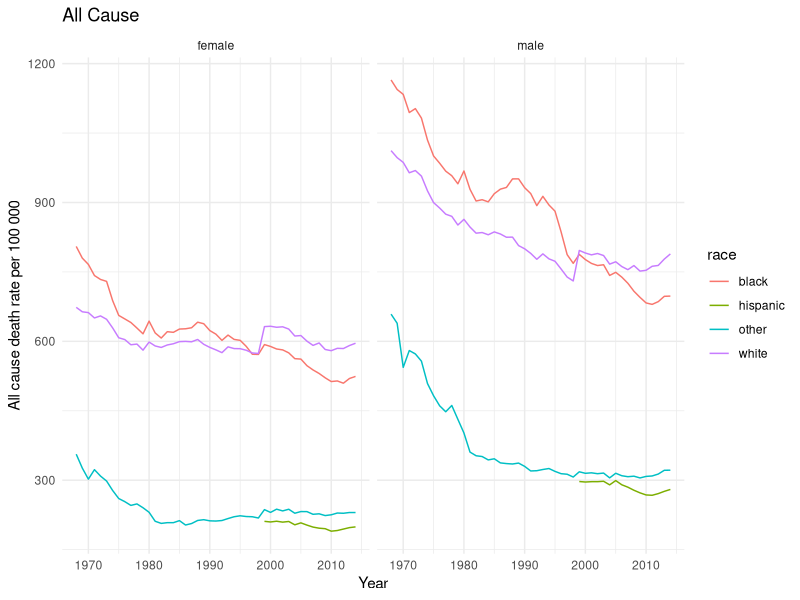

This figure's R source: (Note: this script raises an error after producing the figure.)
# USA Fall in violence paper

# The aim of this session is to produce various figures which show how mortality rates due to assault/homicide 
# have varied with age, sex, and ethnicity over time in the USA. THe aim of doing this is to produce some a series 
# of figures which show the trends for as long a period as possible. In particular it is important to see if the trends 
#  follow those observed more generally about convergence between Blacks and Non-Blacks in age specific mortality rates 




# Load packages -----------------------------------------------------------

rm(list=ls())

require(readr)
require(plyr)
require(tidyr)
require(dplyr)
require(stringr)
require(car)

require(ggplot2)
require(lattice)
require(latticeExtra)
require(RColorBrewer)
require(grid)




# Analyses of long-term trends using ICD8-10 ------------------------------


icd_8cat <- read_csv("data/tidied/icd_8_to_10_8fold.csv", col_types = "ciccccdd")

icd_8cat <- icd_8cat %>% mutate(
  age = factor(
    age, 
    levels = c(
      "< 1", "1-4", "5-9", "10-14", "15-19", "20-24", "25-34", "35-44", 
      "45-54", "55-64", "64-74", "75-84"
               ),
    ordered = T
    )
  )

# dd at end works but ii doesn't, implying some non-integer values for death/population counts


# To dos - 
# 1) All cause mortality, overall and by race + sex
# 2) external mortality, overall and by race + sex
# 3) black/white ratio in all cause mortality 
# 4) black/white ratio in external mortality 
# 5) vehicle mortality trends, overall and by race + sex
# 6) assault mortality trends, overall and by race + sex
# 


# 1) All cause mortality, overall and by race + sex

icd_8cat %>% 
  filter(cause == "all_cause") %>% 
  select(-cause) %>% 
  group_by(icd_class, year, sex, race) %>% 
  summarise(
    death_count = sum(death_count), 
    population_count = sum(population_count)
            ) %>% 
  mutate(death_rate = 100000 * death_count / population_count) %>% 
  ggplot(.) +
  geom_line(aes(x = year, y = death_rate, group = race, colour = race)) + 
  facet_wrap(~ sex) + 
  labs(x = "Year", y = "All cause death rate per 100 000", title = "All Cause") + 
  theme_minimal()

ggsave(filename = "figures/all_cause_mortality.png", dpi = 300, width = 15, height = 10, units = "cm")



# 2) external mortality, overall and by race + sex

icd_8cat %>% 
  filter(cause == "all_external") %>% 
  select(-cause) %>% 
  group_by(icd_class, year, sex, race) %>% 
  summarise(
    death_count = sum(death_count), 
    population_count = sum(population_count)
  ) %>% 
  mutate(death_rate = 100000 * death_count / population_count) %>% 
  ggplot(.) +
  geom_line(aes(x = year, y = death_rate, group = race, colour = race)) + 
  facet_wrap(~ sex) + 
  labs(x = "Year", y = "External death rate per 100 000", title = "External") + 
  theme_minimal()

ggsave(filename = "figures/all_external_mortality.png", dpi = 300, width = 15, height = 10, units = "cm")

# 3) black/white ratio in all cause mortality 

icd_8cat %>% 
  filter(cause == "all_cause") %>% 
  filter(!is.na(age)) %>% 
  filter(race %in% c("white", "black")) %>%
  mutate(death_rate = 100000 * death_count / population_count) %>% 
  select(year, age, sex, race, death_rate) %>% 
  spread(key = race, value = death_rate) %>% 
  mutate(bw_ratio = black / white) %>% 
  select(-black, -white) %>% 
  ggplot(.) + 
  geom_line(aes(x = year, y = bw_ratio, group = sex, colour = sex)) + 
  facet_wrap(~ age) + 
  labs(
    title = "Ratio of male/white all cause mortality rates at \ndifferent age groups",
    x = "Year", y= "Ratio of black to white mortality"
  )

ggsave("figures/ratio_of_bw_allcause_mort_by_age.png", width = 30, height = 30, units = "cm", dpi = 300)


# 4) black/white ratio in external mortality 

icd_8cat %>% 
  filter(cause == "all_external") %>% 
  filter(!is.na(age)) %>% 
  filter(race %in% c("white", "black")) %>%
  mutate(death_rate = 100000 * death_count / population_count) %>% 
  select(year, age, sex, race, death_rate) %>% 
  spread(key = race, value = death_rate) %>% 
  mutate(bw_ratio = black / white) %>% 
  select(-black, -white) %>% 
  ggplot(.) + 
  geom_line(aes(x = year, y = bw_ratio, group = sex, colour = sex)) + 
  facet_wrap(~ age) + 
  labs(
    title = "Ratio of male/white external mortality rates at \ndifferent age groups",
    x = "Year", y= "Ratio of black to white mortality"
  )

ggsave("figures/ratio_of_bw_all_external_mort_by_age.png", width = 30, height = 30, units = "cm", dpi = 300)


# 5) vehicle mortality trends, overall and by race + sex

icd_8cat %>% 
  filter(cause ==  "vehicle") %>% 
  select(-cause) %>% 
  group_by(icd_class, year, sex, race) %>% 
  summarise(
    death_count = sum(death_count), 
    population_count = sum(population_count)
  ) %>% 
  mutate(death_rate = 100000 * death_count / population_count) %>% 
  ggplot(.) +
  geom_line(aes(x = year, y = death_rate, group = race, colour = race)) + 
  facet_wrap(~ sex) + 
  labs(x = "Year", y = "Vehicle death rate per 100 000", title = "All Cause") + 
  theme_minimal()

ggsave(filename = "figures/vehicle_mortality.png", dpi = 300, width = 15, height = 10, units = "cm")


# 6) assault mortality trends, overall and by race + sex
icd_8cat %>% 
  filter(cause ==  "assault") %>% 
  select(-cause) %>% 
  group_by(icd_class, year, sex, race) %>% 
  summarise(
    death_count = sum(death_count), 
    population_count = sum(population_count)
  ) %>% 
  mutate(death_rate = 100000 * death_count / population_count) %>% 
  ggplot(.) +
  geom_line(aes(x = year, y = death_rate, group = race, colour = race)) + 
  facet_wrap(~ sex) + 
  labs(x = "Year", y = "assault/homicide death rate per 100 000", title = "All Cause") + 
  theme_minimal()
